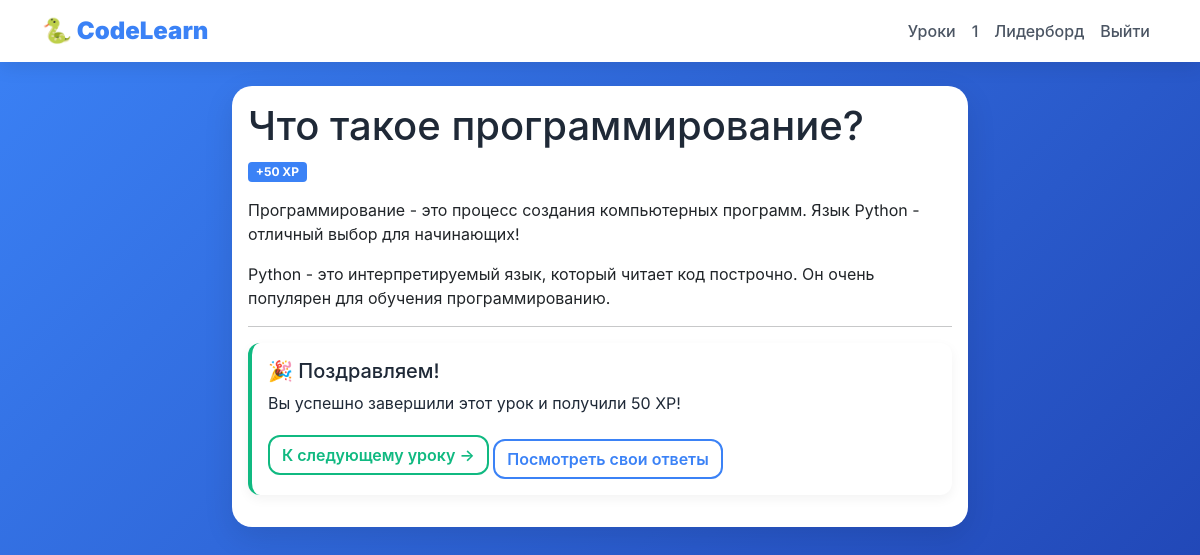
The app's page /lesson/1 (signed in) with its own data.
### data/users.py (models this page shows, shortened)
class User(SqlAlchemyBase, UserMixin, SerializerMixin):
    __tablename__ = 'users'
    id = sqlalchemy.Column(sqlalchemy.Integer, primary_key=True, autoincrement=True)
    name = sqlalchemy.Column(sqlalchemy.String, nullable=True)
    about = sqlalchemy.Column(sqlalchemy.String, nullable=True)
    email = sqlalchemy.Column(sqlalchemy.String, index=True, unique=True, nullable=True)
    hashed_password = sqlalchemy.Column(sqlalchemy.String, nullable=True)
    age = sqlalchemy.Column(sqlalchemy.Integer, default=12)
    created_date = sqlalchemy.Column(sqlalchemy.DateTime, default=datetime.datetime.now)
    progress = orm.relationship('UserProgress', back_populates='user', uselist=False)
    achievements = orm.relationship('UserAchievement', back_populates='user')
    quiz_answers = orm.relationship('UserQuizAnswer', back_populates='user')
    task_solutions = orm.relationship('TaskSolution', back_populates='user')

### data/lesson.py (models this page shows)
class Lesson(SqlAlchemyBase, SerializerMixin):
    __tablename__ = 'lessons'
    id = sqlalchemy.Column(sqlalchemy.Integer, primary_key=True, autoincrement=True)
    title = sqlalchemy.Column(sqlalchemy.String, nullable=False)
    content = sqlalchemy.Column(sqlalchemy.Text, nullable=False)
    order = sqlalchemy.Column(sqlalchemy.Integer, default=0)
    xp_reward = sqlalchemy.Column(sqlalchemy.Integer, default=50)
    created_date = sqlalchemy.Column(sqlalchemy.DateTime, default=datetime.datetime.now)
    module_id = sqlalchemy.Column(sqlalchemy.Integer, sqlalchemy.ForeignKey('modules.id'))
    module = orm.relationship('Module')
    quizzes = orm.relationship('Quiz', back_populates='lesson')
    tasks = orm.relationship('Task', back_populates='lesson')

### main.py (the view)
@app.route('/lesson/<int:lesson_id>')
@login_required
def lesson_detail(lesson_id):
    db_sess = get_db()
    lesson = db_sess.get(Lesson, lesson_id)
    if not lesson:
        abort(404)
    task_obj = db_sess.query(Task).filter(Task.lesson_id == lesson_id).first()
    progress = db_sess.query(UserProgress).filter(UserProgress.user_id == current_user.id).first()
    completed = str(lesson_id) in (progress.completed_lessons.split(',') if progress and progress.completed_lessons else [])
    return render_template("lesson_detail.html", lesson=lesson, completed=completed, task=task_obj)

### data/db_session.py (called while the page is built)
def create_session() -> Session:
    global __factory
    return __factory()

### main.py (called while the page is built)
@app.teardown_appcontext
def shutdown_session(exception=None):
    db_sess = getattr(g, '_db_session', None)
    if db_sess:
        db_sess.close()

def get_db():
    if not hasattr(g, '_db_session'):
        g._db_session = db_session.create_session()
    return g._db_session

@login_manager.user_loader
def load_user(user_id):
    db_sess = get_db()
    return db_sess.get(User, user_id)

### templates/lesson_detail.html (shortened to what this page needs)
{% extends "base.html" %}
{% block content %}
<div class="row">
    <div class="col-lg-8 mx-auto">
        <div class="card">
            <div class="card-body">
                <h1 class="card-title">{{ lesson.title }}</h1>
                <div class="badge bg-info mb-3">+{{ lesson.xp_reward }} XP</div>
                <div class="card-text">
                    {{ lesson.content|safe }}
                </div>
                <hr>
                {% if not completed %}
                    <div class="alert alert-info">
                        <h5>📝 После изучения материала:</h5>
                        <ol>
                            <li>Пройдите тест для закрепления знаний</li>
                            <li>Выполните практическое задание</li>
                            <li>Получите XP и двигайтесь дальше!</li>
                        </ol>
                    </div>
                    <div class="d-flex gap-2 mt-3">
                        <a href="/quiz/{{ lesson.id }}" class="btn btn-primary">Пройти тест →</a>
                        {% if task %}
                            <a href="/task/{{ task.id }}" class="btn btn-outline-primary">Практическое задание</a>
                        {% endif %}
                    </div>
                {% else %}
                    <div class="alert alert-success">
                        <h5>🎉 Поздравляем!</h5>
                        <p>Вы успешно завершили этот урок и получили {{ lesson.xp_reward }} XP!</p>
                        <a href="/lessons" class="btn btn-success">К следующему уроку →</a>
                        <a href="/quiz/{{ lesson.id }}" class="btn btn-outline-primary mt-2">Посмотреть свои ответы</a>
                    </div>
                {% endif %}
            </div>
        </div>
    </div>
</div>
{% endblock %}

### templates/base.html (shortened to what this page needs)
<!DOCTYPE html>
<html lang="ru">
<head>
    <link href="https://cdn.jsdelivr.net/npm/bootstrap@5.1.3/dist/css/bootstrap.min.css" rel="stylesheet">
</head>
<body>
    <div class="code-bg" id="codeBg"></div>
    <nav class="navbar navbar-expand-lg navbar-light">
        <div class="container">
            <a class="navbar-brand" href="/">
                <strong>🐍 CodeLearn</strong>
            </a>
            <div class="collapse navbar-collapse" id="navbarNav">
                <ul class="navbar-nav ms-auto">
                    {% if current_user.is_authenticated %}
                        <li class="nav-item">
                            <a class="nav-link" href="/lessons">Уроки</a>
                        </li>
                        <li class="nav-item">
                            <a class="nav-link" href="/profile">{{ current_user.name }}</a>
                        </li>
                        <li class="nav-item">
                            <a class="nav-link" href="/leaderboard">Лидерборд</a>
                        </li>
                        <li class="nav-item">
                            <a class="nav-link" href="/logout">Выйти</a>
                        </li>
                    {% endif %}
                </ul>
            </div>
        </div>
    </nav>
    <div class="container mt-4" style="position: relative; z-index: 10;">
        {% block content %}{% endblock %}
    </div>
</body>
</html>

### templates/base.html (style rules this page uses)
* { margin: 0; padding: 0; box-sizing: border-box; }
body { background: linear-gradient(135deg, #3b82f6 0%, #1e40af 100%); min-height: 100vh; font-family: 'Inter', -apple-system, BlinkMacSystemFont, sans-serif; position: relative; }
.code-bg { position: fixed; top: 0; left: 0; width: 100%; height: 100%; pointer-events: none; z-index: 0; overflow: hidden; font-family: 'Courier New', monospace; font-size: 14px; color: rgba(255, 255, 255, 0.2); }
.navbar { background: white !important; box-shadow: 0 4px 20px rgba(0,0,0,0.1); position: relative; z-index: 10; }
.navbar-brand { color: #3b82f6 !important; font-weight: bold; font-size: 1.5rem; }
.nav-link { color: #4b5563 !important; font-weight: 500; transition: color 0.3s ease; }
.card { background: white; border-radius: 20px; border: none; box-shadow: 0 10px 30px rgba(0,0,0,0.1); transition: transform 0.3s, box-shadow 0.3s; position: relative; z-index: 10; }
.btn-outline-primary { background: transparent; border: 2px solid #3b82f6; color: #3b82f6; font-weight: 600; border-radius: 12px; }
.btn-success { background: white; border: 2px solid #10b981; color: #10b981; font-weight: 600; border-radius: 12px; }
.alert { border-radius: 12px; border: none; background: white; color: #1f2937; box-shadow: 0 4px 12px rgba(0,0,0,0.05); }
.alert-success { border-left: 4px solid #10b981; }
.badge.bg-info { background: #3b82f6 !important; color: white; }
hr { border-color: #e5e7eb; }
h1, h2, h3, h4, h5 { color: #1f2937; }
.card-title { color: #1f2937; }

### records on screen
User: name "1"
Lesson: title "Что такое программирование?", xp_reward "50", content "Программирование - это процесс создания компьютерных программ. Язык Python - отличный выбор для начинающих! Python - это интерпретируемый язык, который читает код построчно. Он очень популярен для обучения программированию."
